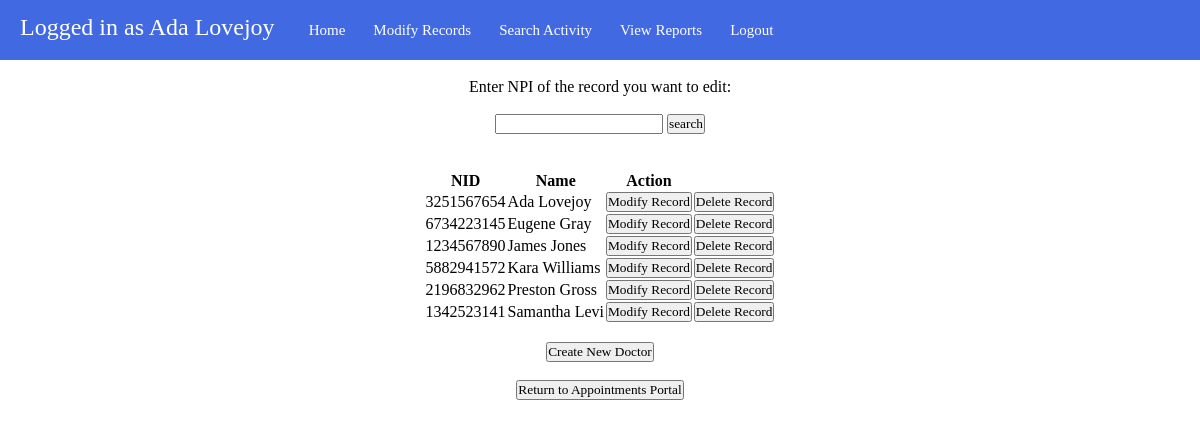
The app's page /admin_mod_doctor.php (signed in) with its own data.
### tables this page shows
CREATE TABLE Doctors (
	NPI BIGINT NOT NULL UNIQUE,
	Name VARCHAR(80) NOT NULL,
    Password VARCHAR(80) NOT NULL,
	Work_phone VARCHAR(15) NOT NULL,
	Fax VARCHAR(15) NULL,
	Email VARCHAR(80) NOT NULL,
    Specialist ENUM('Yes', 'No') NOT NULL,
	Specialization VARCHAR(80) NOT NULL,
	PRIMARY KEY (NPI)
);

### query_func.php (the view, shortened to what this page needs)
<?php
    function sql_connect() {
        $dbServerName = "localhost";
        $dbUserName = "root";
        $dbPassword = "root";
        $dbName = "meddb";
        $conn = mysqli_connect($dbServerName, $dbUserName, $dbPassword, $dbName) or die("Bad connection: ".mysqli_connect_error());
        return $conn;
    }
    function gen_mod_doctor_list() {
        $conn = sql_connect();
        $sql_doctor = mysqli_query($conn, "SELECT * FROM Doctors ORDER BY Name");
        echo "<table><tr><th> NID </th>";
        echo "<th> Name </th>";
        echo "<th> Action </th>";
        echo "<th></th></tr>";
        while($doctor = mysqli_fetch_assoc($sql_doctor)) {
            echo "<tr><td> ".$doctor['NPI']." </td>";
            echo "<td> ".$doctor['Name']." </td>";
            echo "<td><form action='admin_mod_doctor_process.php' method='POST'>";
            echo "<input type='submit' value='Modify Record'></form></td>";
            echo "<td><form action='admin_delete.php' method='POST'>";
            echo "<input type='submit' value='Delete Record' onclick='return confirm_delete()'></form></td></tr>";
        }
        echo "</table>";
    }
?>

### admin_portal_style.css (style rules this page uses)
body { background-color: #ffff; }
* { font-family: "Times New Roman"; color: black; margin: 0; padding: 0; }

### records on screen
doctors: NPI "3251567654", Name "Ada Lovejoy"
doctors: NPI "6734223145", Name "Eugene Gray"
doctors: NPI "1234567890", Name "James Jones"
doctors: NPI "5882941572", Name "Kara Williams"
doctors: NPI "2196832962", Name "Preston Gross"
doctors: NPI "1342523141", Name "Samantha Levi"

### other values on screen
$_SESSION['Name'] "Ada Lovejoy"
